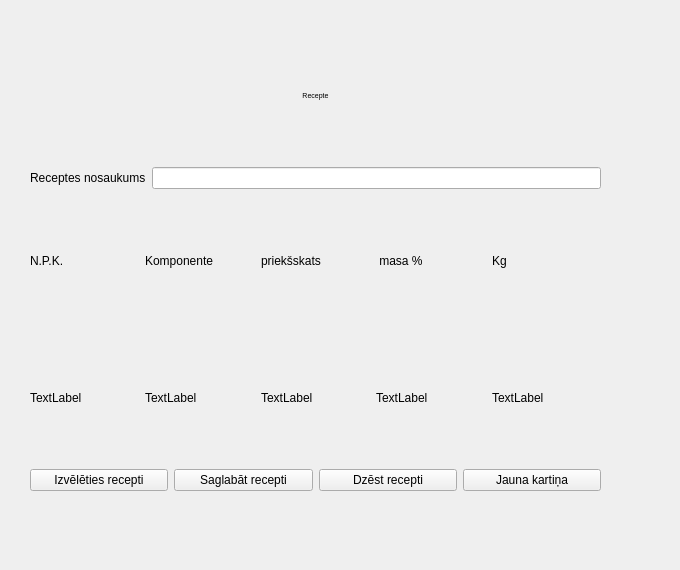
<?xml version="1.0" encoding="UTF-8"?>
<ui version="4.0">
 <class>Recipe</class>
 <widget class="QWidget" name="Recipe">
  <property name="geometry">
   <rect>
    <x>0</x>
    <y>0</y>
    <width>680</width>
    <height>570</height>
   </rect>
  </property>
  <property name="windowTitle">
   <string>Form</string>
  </property>
  <widget class="QWidget" name="verticalLayoutWidget">
   <property name="geometry">
    <rect>
     <x>30</x>
     <y>30</y>
     <width>571</width>
     <height>461</height>
    </rect>
   </property>
   <layout class="QVBoxLayout" name="verticalLayout">
    <item>
     <layout class="QHBoxLayout" name="horizontalLayout_7">
      <item>
       <widget class="QLabel" name="label">
        <property name="font">
         <font>
          <pointsize>5</pointsize>
         </font>
        </property>
        <property name="text">
         <string>Recepte</string>
        </property>
        <property name="alignment">
         <set>Qt::AlignCenter</set>
        </property>
       </widget>
      </item>
     </layout>
    </item>
    <item>
     <layout class="QHBoxLayout" name="horizontalLayout_6">
      <item>
       <widget class="QLabel" name="label_2">
        <property name="text">
         <string>Receptes nosaukums</string>
        </property>
       </widget>
      </item>
      <item>
       <widget class="QLineEdit" name="lineEdit"/>
      </item>
     </layout>
    </item>
    <item>
     <layout class="QHBoxLayout" name="horizontalLayout_5">
      <item>
       <widget class="QLabel" name="label_3">
        <property name="text">
         <string>N.P.K.</string>
        </property>
       </widget>
      </item>
      <item>
       <widget class="QLabel" name="label_6">
        <property name="text">
         <string>Komponente</string>
        </property>
       </widget>
      </item>
      <item>
       <widget class="QLabel" name="label_5">
        <property name="text">
         <string>priekšskats</string>
        </property>
       </widget>
      </item>
      <item>
       <widget class="QLabel" name="label_4">
        <property name="text">
         <string> masa %</string>
        </property>
       </widget>
      </item>
      <item>
       <widget class="QLabel" name="label_7">
        <property name="text">
         <string>Kg</string>
        </property>
       </widget>
      </item>
     </layout>
    </item>
    <item>
     <layout class="QHBoxLayout" name="horizontalLayout_4">
      <item>
       <widget class="QLabel" name="label_8">
        <property name="text">
         <string>TextLabel</string>
        </property>
       </widget>
      </item>
      <item>
       <widget class="QLabel" name="label_12">
        <property name="text">
         <string>TextLabel</string>
        </property>
       </widget>
      </item>
      <item>
       <widget class="QLabel" name="label_11">
        <property name="text">
         <string>TextLabel</string>
        </property>
       </widget>
      </item>
      <item>
       <widget class="QLabel" name="label_10">
        <property name="text">
         <string>TextLabel</string>
        </property>
       </widget>
      </item>
      <item>
       <widget class="QLabel" name="label_9">
        <property name="text">
         <string>TextLabel</string>
        </property>
       </widget>
      </item>
     </layout>
    </item>
    <item>
     <layout class="QHBoxLayout" name="horizontalLayout_3"/>
    </item>
    <item>
     <layout class="QHBoxLayout" name="horizontalLayout">
      <item>
       <widget class="QPushButton" name="pushButton_4">
        <property name="text">
         <string>Izvēlēties recepti</string>
        </property>
       </widget>
      </item>
      <item>
       <widget class="QPushButton" name="pushButton_2">
        <property name="text">
         <string>Saglabāt recepti</string>
        </property>
       </widget>
      </item>
      <item>
       <widget class="QPushButton" name="pushButton_3">
        <property name="text">
         <string>Dzēst recepti</string>
        </property>
       </widget>
      </item>
      <item>
       <widget class="QPushButton" name="pushButton">
        <property name="text">
         <string>Jauna kartiņa</string>
        </property>
       </widget>
      </item>
     </layout>
    </item>
    <item>
     <layout class="QHBoxLayout" name="horizontalLayout_2"/>
    </item>
   </layout>
  </widget>
 </widget>
 <resources/>
 <connections/>
</ui>
